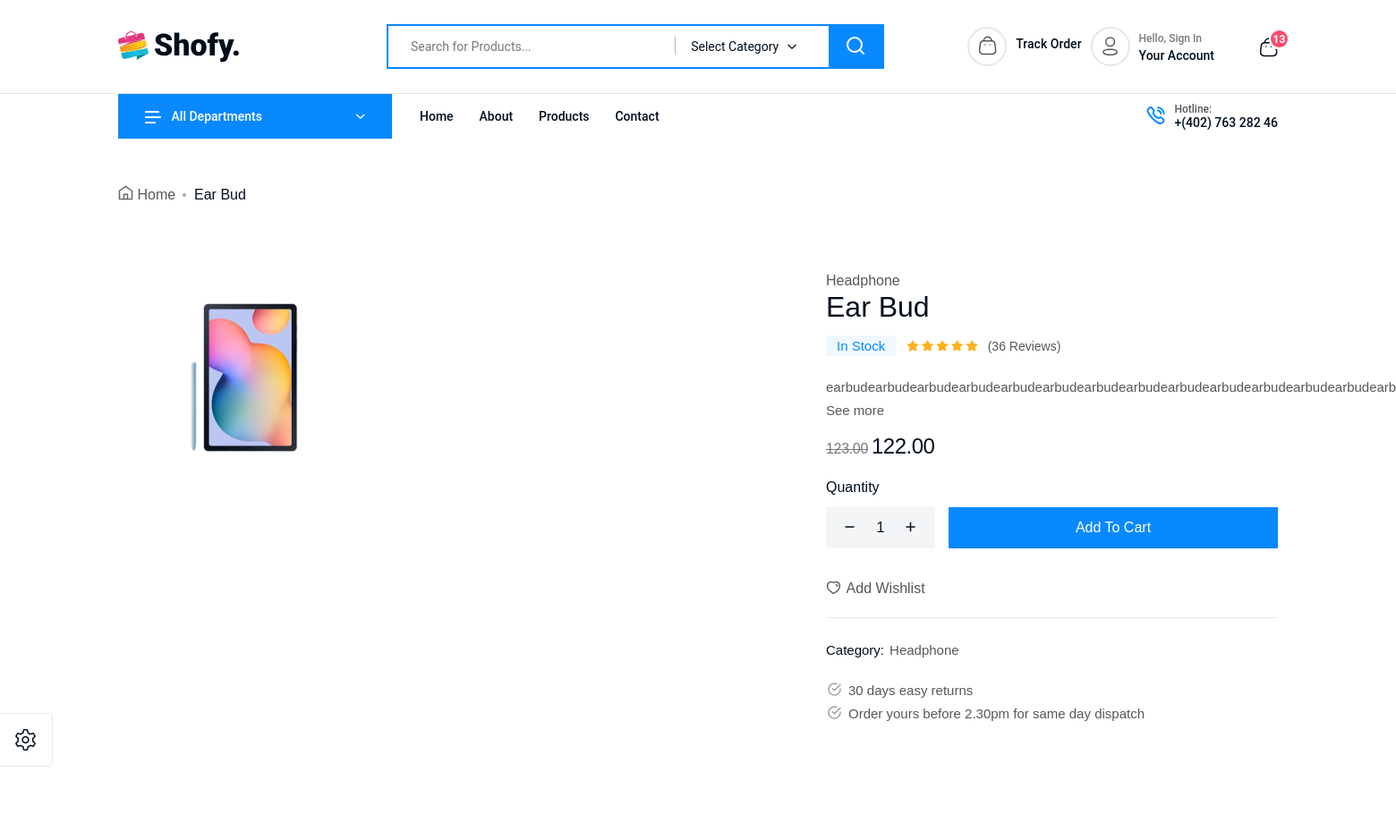
/product/ear-bud (upper part), run on an earlier commit of the app's database.
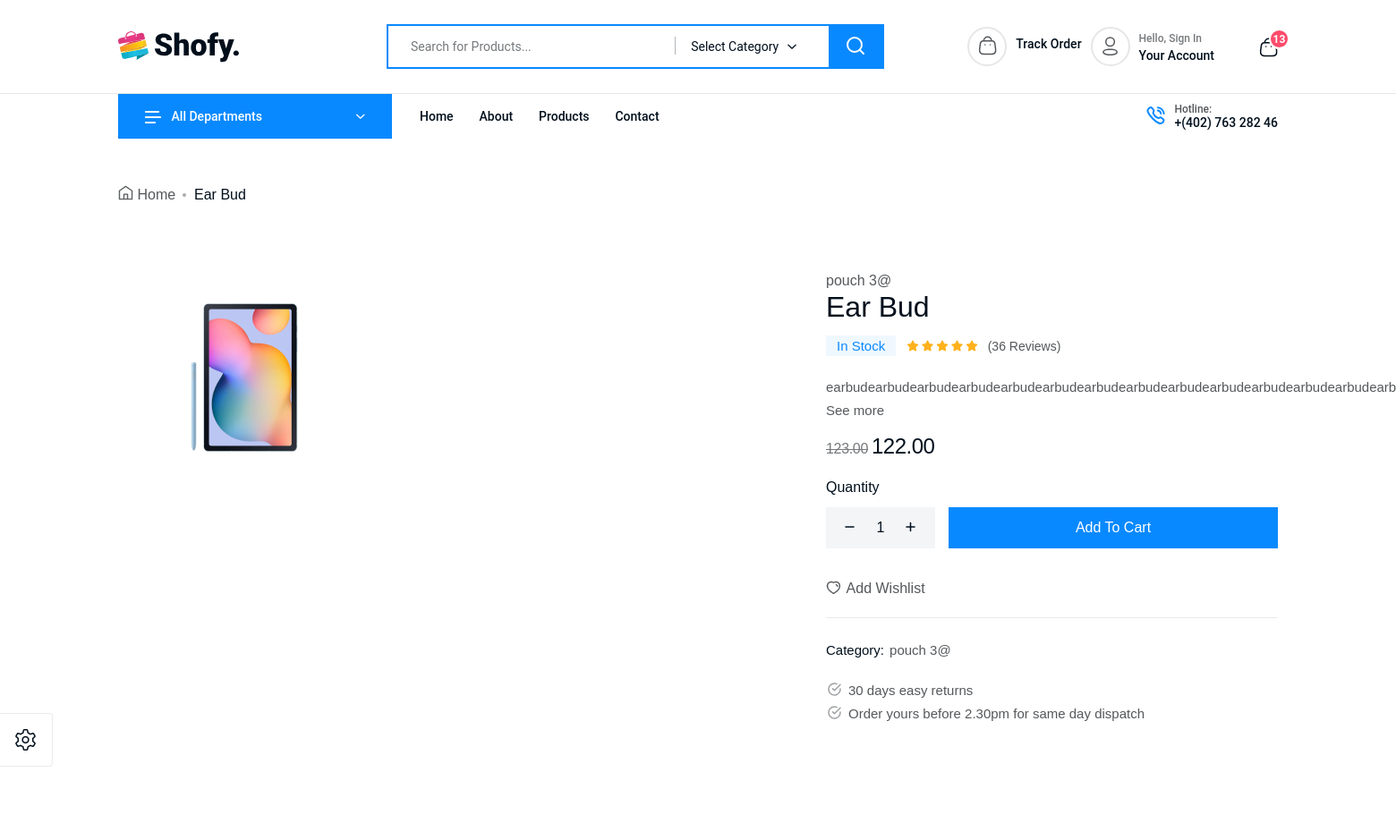
And on a later commit of the database.
### tables this page shows
CREATE TABLE `ec_product` (
  `id` int(11) NOT NULL,
  `prod_id` int(11) DEFAULT NULL,
  `category` int(11) DEFAULT NULL,
  `sub_category` int(11) DEFAULT NULL,
  `status` int(11) NOT NULL,
  `pro_name` text DEFAULT NULL,
  `brand` varchar(50) DEFAULT NULL,
  `featured` text DEFAULT NULL,
  `description` longblob DEFAULT NULL,
  `meta_title` text DEFAULT NULL,
  `meta_keywords` text DEFAULT NULL,
  `meta_desc` text DEFAULT NULL,
  `highlights` text NOT NULL,
  `pro_main_image` varchar(255) DEFAULT NULL,
  `gallery_image` varchar(255) DEFAULT NULL,
  `sold` int(5) DEFAULT NULL,
  `slug` text DEFAULT NULL,
  `ip` varchar(50) DEFAULT NULL,
  `added_on` varchar(30) DEFAULT NULL,
  `updated_on` varchar(30) DEFAULT NULL,
  `created_at` timestamp NULL DEFAULT NULL,
  `updated_at` timestamp NULL DEFAULT NULL,
  `stock` int(5) DEFAULT NULL,
  `mrp` float NOT NULL,
  `selling_price` float NOT NULL
);

CREATE TABLE `ec_category` (
  `id` int(11) NOT NULL,
  `cate_id` int(10) DEFAULT NULL,
  `cate_name` varchar(50) DEFAULT NULL,
  `cat_image` text DEFAULT NULL,
  `parent_id` varchar(10) DEFAULT NULL,
  `slug` text NOT NULL,
  `status` int(5) DEFAULT NULL,
  `added_on` varchar(30) DEFAULT NULL,
  `updated_on` varchar(30) DEFAULT NULL,
  `created_at` timestamp NULL DEFAULT current_timestamp(),
  `updated_at` timestamp NULL DEFAULT current_timestamp() ON UPDATE current_timestamp()
);

### application/controllers/Home.php (called while the page is built, shortened)
<?php
class Home extends MY_Controller {
	public function __construct() {
        $this->load->model('HomeModel');
    }
	public function product_details($slug,$json=false){
		$data['arr'] = $this->HomeModel->product_details($slug);
		$this->load->view('front/product-details',$data);
	}
}
?>

### index.php (called while the page is built, shortened)
<?php
require_once BASEPATH.'core/CodeIgniter.php';

### application/models/HomeModel.php (called while the page is built, shortened)
<?php
class HomeModel extends CI_Model
{
	public function category_name($id){
		$q = $this->db->where('cate_id',$id)->get('ec_category');
		if($q->num_rows()) {
			return $q->row()->cate_name;
		} else {
			return false;
		}
	}
	public function product_details($slug){
		$q = $this->db->where('slug',$slug)->get('ec_product');
		if($q->num_rows()) {
			return $q->row();
		} else {
			return false;
		}
	}
}

### application/views/front/product-details.php (the view, shortened to what this page needs)
<!doctype html>
<html class="no-js" lang="zxx">
<head>
		<?php $this->load->view('front/links');?>
   </head>
   <body>
		<?php $this->load->view('front/header');?>
		<main>
<section class="breadcrumb__area breadcrumb__style-2 include-bg pt-50 pb-20">
   <div class="container">
	  <div class="row">
		 <div class="col-xxl-12">
			<div class="breadcrumb__content p-relative z-index-1">
			   <div class="breadcrumb__list has-icon">
				  <span class="breadcrumb-icon">
				  </span>
				  <span><a href="#">Home</a></span>
				  <span><?= $arr->pro_name ?></span>
			   </div>
			</div>
		 </div>
	  </div>
   </div>
</section>
<div class="alert  alert-dismissible" role="alert"></div>
<section class="tp-product-details-area">
   <div class="tp-product-details-top pb-115">
	  <div class="container">
		 <div class="row">
			<div class="col-xl-7 col-lg-6">
			   <div class="tp-product-details-thumb-wrapper tp-tab d-sm-flex">
				  <div class="tab-content m-img" id="productDetailsNavContent">
					 <div class="tab-pane fade show active" id="nav-1" role="tabpanel" aria-labelledby="nav-1-tab" tabindex="0">
						<div class="tp-product-details-nav-main-thumb">
						   <img src="assets_front/images/products/<?= $arr->pro_main_image?>" alt="">
						</div>
					 </div>
				   </div>
			   </div>
			</div>
			<div class="col-xl-5 col-lg-6">
			   <div class="tp-product-details-wrapper">
				  <div class="tp-product-details-category">
					 <span><?= $this->HomeModel->category_name($arr->category);?></span>
				  </div>
				  <h3 class="tp-product-details-title">
				  <span><?= $arr->pro_name ?></span></h3>
				  <div class="tp-product-details-inventory d-flex align-items-center mb-10">
					<?php if($arr->stock>0){ ?>
					 <div class="tp-product-details-stock mb-10">
						<span>In Stock</span>
					 </div>
					 <?php }else{ ?>
						<div class="tp-product-details-out-stock mb-10">
						<span>Out of Stock</span>
					 </div>
					 <?php  } ?>
					 <div class="tp-product-details-rating-wrapper d-flex align-items-center mb-10">
						<div class="tp-product-details-rating">
						   <span><i class="fa-solid fa-star"></i></span>
						   <span><i class="fa-solid fa-star"></i></span>
						   <span><i class="fa-solid fa-star"></i></span>
						   <span><i class="fa-solid fa-star"></i></span>
						   <span><i class="fa-solid fa-star"></i></span>
						</div>
						<div class="tp-product-details-reviews">
						   <span>(36 Reviews)</span>
						</div>
					 </div>
				  </div>
				  <p><?= implode(' ', array_slice(explode(' ', $arr->description), 0, 30)) ?>...  <a>See more</a> </p>
				  <div class="tp-product-details-price-wrapper mb-20">
					 <span class="tp-product-details-price old-price"><?= number_format($arr->mrp,2) ?></span>
					 <span class="tp-product-details-price new-price"><?= number_format($arr->selling_price,2) ?></span>
				  </div>
				  <?=form_open('cart/add_to_cart', array('id' => 'add_cart-form','class' => 'add_cart-form'));?>
				  <div class="tp-product-details-action-wrapper">
					 <h3 class="tp-product-details-action-title">Quantity</h3>
					 <div class="tp-product-details-action-item-wrapper d-flex align-items-center">
							<div class="tp-product-details-quantity">
								<div class="tp-product-quantity mb-15 mr-15">
									<span class="tp-cart-minus">
										<svg width="11" height="2" viewBox="0 0 11 2" fill="none" xmlns="http://www.w3.org/2000/svg">
										<path d="M1 1H10" stroke="currentColor" stroke-width="1.5" stroke-linecap="round" stroke-linejoin="round"/>
										</svg>
									</span>
									<input class="tp-cart-input" name='prod_qty' type="text" value="1">
									<span class="tp-cart-plus">
									</span>
								</div>
							</div>
							<div class="tp-product-details-add-to-cart mb-15 w-100">
							<button class="tp-product-details-buy-now-btn   w-100">Add To Cart</button>
							</div>
					 </div>
				  </div>
				  <?=form_close();?>
				  <div class="tp-product-details-action-sm">
					 <button type="button" class="tp-product-details-action-sm-btn">
						Add Wishlist
					 </button>
				  </div>
				  <div class="tp-product-details-query">
					 <div class="tp-product-details-query-item d-flex align-items-center">
						<span>Category:  </span>
						<p><?= $this->HomeModel->category_name($arr->category);?></p>
					 </div>
				  </div>
				  <div class="tp-product-details-msg mb-15">
					 <ul>
						<li>30 days easy returns</li>
						<li>Order yours before 2.30pm for same day dispatch</li>
					 </ul>
				  </div>
			   </div>
			</div>
		 </div>
	  </div>
   </div>
</section>
</main>
   </body>
</html>

### application/views/front/links.php (shortened to what this page needs)
<link rel="stylesheet" href="assets_front/css/bootstrap.css">
<link rel="stylesheet" href="assets_front/css/animate.css">
<link rel="stylesheet" href="assets_front/css/swiper-bundle.css">
<link rel="stylesheet" href="assets_front/css/slick.css">
<link rel="stylesheet" href="assets_front/css/magnific-popup.css">
<link rel="stylesheet" href="assets_front/css/font-awesome-pro.css">
<link rel="stylesheet" href="assets_front/css/flaticon_shofy.css">
<link rel="stylesheet" href="assets_front/css/spacing.css">
<link rel="stylesheet" href="assets_front/css/main.css">

### application/views/front/header.php (shortened to what this page needs)
<header>
   <div class="tp-header-area p-relative z-index-11">
      <div class="tp-header-main tp-header-sticky">
         <div class="container">
            <div class="row align-items-center">
               <div class="col-xl-2 col-lg-2 col-md-4 col-6">
                  <div class="logo">
                     <a href="<?= base_url()?>">
                        <img src="assets_front/img/logo/logo.svg" alt="logo">
                     </a>
                  </div>
               </div>
               <div class="col-xl-6 col-lg-7 d-none d-lg-block">
                  <div class="tp-header-search pl-70">
                     <form method="get" action="<?= base_url()?>products/search">
                        <div class="tp-header-search-wrapper d-flex align-items-center">
                           <div class="tp-header-search-box">
                              <input type="text" name='search_item' value="<?= $this->input->get('search_item')?>" id="tp-header-search" placeholder="Search for Products...">
                           </div>
                           <div class="tp-header-search-category">
                           </div>
                           <div class="tp-header-search-btn">
                              <button type="submit">
                              </button>
                           </div>
                        </div>
                     </form>
                  </div>
               </div>
               <div class="col-xl-4 col-lg-3 col-md-8 col-6">
                  <div class="tp-header-main-right d-flex align-items-center justify-content-end">
                     <div class="tp-header-login d-none d-lg-block mr-10">
                        <a href="order/order_track" class="d-flex align-items-center">
                           <div class="tp-header-login-icon">
                              <span>
                              </span>
                           </div>
                           <div class="tp-header-login-content d-none d-xl-block">
                              <h5 class="tp-header-login-title">Track Order</h5>
                           </div>
                        </a>
                     </div>  <div class="tp-header-login d-none d-lg-block">
                        <a href="profile.html" class="d-flex align-items-center">
                           <div class="tp-header-login-icon">
                              <span>
                              </span>
                           </div>
                           <div class="tp-header-login-content d-none d-xl-block">
                              <span>Hello, Sign In</span>
                              <h5 class="tp-header-login-title">Your Account</h5>
                           </div>
                        </a>
                     </div>
                     <div class="tp-header-action d-flex align-items-center ml-50">
                        <div class="tp-header-action-item">
                           <button type="button" class="tp-header-action-btn cartmini-open-btn">
                              <span class="tp-header-action-badge">13</span>
                           </button>
                        </div>
                     </div>
                  </div>
               </div>
            </div>
         </div>
      </div>
      <div class="tp-header-bottom tp-header-bottom-border d-none d-lg-block">
         <div class="container">
            <div class="tp-mega-menu-wrapper p-relative">
               <div class="row align-items-center">
                  <div class="col-xl-3 col-lg-3">
                     <div class="tp-header-category tp-category-menu tp-header-category-toggle">
                        <button class="tp-category-menu-btn tp-category-menu-toggle">
                           <span>
                           </span>
                           All Departments
                        </button>
                     </div>
                  </div>
                  <div class="col-xl-6 col-lg-6">
                     <div class="main-menu menu-style-1">
                        <nav class="tp-main-menu-content">
                           <ul>
                              <li class="has-mega-menu">
                                 <a href="<?= base_url()?>">Home</a>
                              </li>
                              <li class="has-mega-menu">
                                 <a href="<?=base_url();?>">About</a>
                              </li>
                              <li class="has-mega-menu">
                                 <a href="<?= base_url()?>products/all">Products</a>
                              </li>
                              <li class="has-mega-menu">
                                 <a href="<?=base_url();?>">Contact</a>
                              </li>
                           </ul>
                        </nav>
                     </div>
                  </div>
                  <div class="col-xl-3 col-lg-3">
                     <div class="tp-header-contact d-flex align-items-center justify-content-end">
                        <div class="tp-header-contact-icon">
                           <span>
                           </span>
                        </div>
                        <div class="tp-header-contact-content">
                           <h5>Hotline:</h5>
                           <p><a href="tel:402-763-282-46">+(402) 763 282 46</a></p>
                        </div>
                     </div>
                  </div>
               </div>
            </div>
         </div>
      </div>
   </div>
</header>

### assets_front/css/spacing.css (style rules this page uses)
.mb-10 { margin-bottom:10px }
.mb-15 { margin-bottom:15px }
.mb-20 { margin-bottom:20px }
.ml-50 { margin-left:50px }
.mr-10 { margin-right:10px }
.mr-15 { margin-right:15px }
.pt-50 { padding-top:50px }
.pb-20 { padding-bottom:20px }
.pb-115 { padding-bottom:115px }
.pl-70 { padding-left:70px }

What changed in the data, as far as the page shows it:
changed ec_product "Ear Bud": category.cate_name "Headphone" → "pouch 3@"
